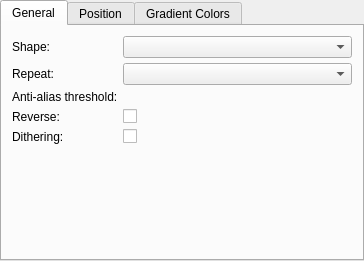
<?xml version="1.0" encoding="UTF-8"?>
<ui version="4.0">
 <author>
    SPDX-FileCopyrightText: none
    SPDX-License-Identifier: GPL-3.0-or-later
  </author>
 <class>GradientGeneratorConfigWidget</class>
 <widget class="QWidget" name="GradientGeneratorConfigWidget">
  <property name="geometry">
   <rect>
    <x>0</x>
    <y>0</y>
    <width>364</width>
    <height>261</height>
   </rect>
  </property>
  <property name="minimumSize">
   <size>
    <width>0</width>
    <height>175</height>
   </size>
  </property>
  <layout class="QVBoxLayout" name="verticalLayout">
   <property name="spacing">
    <number>0</number>
   </property>
   <property name="leftMargin">
    <number>0</number>
   </property>
   <property name="topMargin">
    <number>0</number>
   </property>
   <property name="rightMargin">
    <number>0</number>
   </property>
   <property name="bottomMargin">
    <number>0</number>
   </property>
   <item>
    <widget class="QTabWidget" name="tabWidget">
     <property name="currentIndex">
      <number>0</number>
     </property>
     <property name="usesScrollButtons">
      <bool>false</bool>
     </property>
     <widget class="QWidget" name="tabGeneral">
      <attribute name="title">
       <string>General</string>
      </attribute>
      <layout class="QVBoxLayout" name="verticalLayout_8" stretch="0,1">
       <property name="spacing">
        <number>0</number>
       </property>
       <property name="leftMargin">
        <number>10</number>
       </property>
       <property name="topMargin">
        <number>10</number>
       </property>
       <property name="rightMargin">
        <number>10</number>
       </property>
       <property name="bottomMargin">
        <number>10</number>
       </property>
       <item>
        <layout class="QFormLayout" name="formLayout">
         <property name="fieldGrowthPolicy">
          <enum>QFormLayout::AllNonFixedFieldsGrow</enum>
         </property>
         <property name="horizontalSpacing">
          <number>5</number>
         </property>
         <property name="verticalSpacing">
          <number>5</number>
         </property>
         <item row="0" column="0">
          <widget class="QLabel" name="labelShape">
           <property name="text">
            <string>Shape:</string>
           </property>
          </widget>
         </item>
         <item row="0" column="1">
          <widget class="QComboBox" name="comboBoxShape"/>
         </item>
         <item row="1" column="0">
          <widget class="QLabel" name="labelRepeat">
           <property name="text">
            <string>Repeat:</string>
           </property>
          </widget>
         </item>
         <item row="1" column="1">
          <widget class="QComboBox" name="comboBoxRepeat"/>
         </item>
         <item row="2" column="0">
          <widget class="QLabel" name="labelAntiAliasThreshold">
           <property name="text">
            <string>Anti-alias threshold:</string>
           </property>
          </widget>
         </item>
         <item row="2" column="1">
          <widget class="KisDoubleSliderSpinBox" name="sliderAntiAliasThreshold" native="true">
           <property name="focusPolicy">
            <enum>Qt::WheelFocus</enum>
           </property>
          </widget>
         </item>
         <item row="3" column="0">
          <widget class="QLabel" name="labelReverse">
           <property name="text">
            <string>Reverse:</string>
           </property>
          </widget>
         </item>
         <item row="3" column="1">
          <widget class="QCheckBox" name="checkBoxReverse">
           <property name="text">
            <string/>
           </property>
          </widget>
         </item>
         <item row="4" column="0">
          <widget class="QLabel" name="labelDither">
           <property name="text">
            <string>Dithering:</string>
           </property>
          </widget>
         </item>
         <item row="4" column="1">
          <widget class="QCheckBox" name="checkBoxDither">
           <property name="text">
            <string/>
           </property>
          </widget>
         </item>
        </layout>
       </item>
       <item>
        <spacer name="verticalSpacer">
         <property name="orientation">
          <enum>Qt::Vertical</enum>
         </property>
         <property name="sizeHint" stdset="0">
          <size>
           <width>0</width>
           <height>0</height>
          </size>
         </property>
        </spacer>
       </item>
      </layout>
     </widget>
     <widget class="QWidget" name="tabPosition">
      <attribute name="title">
       <string>Position</string>
      </attribute>
      <layout class="QVBoxLayout" name="verticalLayout_9" stretch="0,1">
       <property name="spacing">
        <number>0</number>
       </property>
       <property name="leftMargin">
        <number>10</number>
       </property>
       <property name="topMargin">
        <number>10</number>
       </property>
       <property name="rightMargin">
        <number>10</number>
       </property>
       <property name="bottomMargin">
        <number>10</number>
       </property>
       <item>
        <layout class="QFormLayout" name="formLayout_2">
         <property name="fieldGrowthPolicy">
          <enum>QFormLayout::AllNonFixedFieldsGrow</enum>
         </property>
         <property name="horizontalSpacing">
          <number>10</number>
         </property>
         <property name="verticalSpacing">
          <number>10</number>
         </property>
         <item row="0" column="0">
          <widget class="QLabel" name="labelStartPosition">
           <property name="text">
            <string comment="Start position of the gradient">Start:</string>
           </property>
          </widget>
         </item>
         <item row="0" column="1">
          <layout class="QGridLayout" name="gridLayout" rowstretch="0,0" columnstretch="0,0,1">
           <property name="spacing">
            <number>5</number>
           </property>
           <item row="0" column="2">
            <widget class="QComboBox" name="comboBoxStartPositionXUnits"/>
           </item>
           <item row="1" column="2">
            <widget class="QComboBox" name="comboBoxStartPositionYUnits"/>
           </item>
           <item row="0" column="1">
            <widget class="QDoubleSpinBox" name="spinBoxStartPositionX">
             <property name="alignment">
              <set>Qt::AlignRight|Qt::AlignTrailing|Qt::AlignVCenter</set>
             </property>
             <property name="minimum">
              <double>-50000.000000000000000</double>
             </property>
             <property name="maximum">
              <double>50000.000000000000000</double>
             </property>
             <property name="value">
              <double>0.000000000000000</double>
             </property>
            </widget>
           </item>
           <item row="1" column="1">
            <widget class="QDoubleSpinBox" name="spinBoxStartPositionY">
             <property name="alignment">
              <set>Qt::AlignRight|Qt::AlignTrailing|Qt::AlignVCenter</set>
             </property>
             <property name="minimum">
              <double>-50000.000000000000000</double>
             </property>
             <property name="maximum">
              <double>50000.000000000000000</double>
             </property>
             <property name="value">
              <double>50.000000000000000</double>
             </property>
            </widget>
           </item>
           <item row="0" column="0">
            <widget class="QLabel" name="label">
             <property name="text">
              <string>X:</string>
             </property>
             <property name="alignment">
              <set>Qt::AlignRight|Qt::AlignTrailing|Qt::AlignVCenter</set>
             </property>
            </widget>
           </item>
           <item row="1" column="0">
            <widget class="QLabel" name="label_2">
             <property name="text">
              <string>Y:</string>
             </property>
             <property name="alignment">
              <set>Qt::AlignRight|Qt::AlignTrailing|Qt::AlignVCenter</set>
             </property>
            </widget>
           </item>
          </layout>
         </item>
         <item row="2" column="0">
          <widget class="QLabel" name="labelEndPosition">
           <property name="text">
            <string comment="End position of the gradient">End:</string>
           </property>
          </widget>
         </item>
         <item row="2" column="1">
          <layout class="QVBoxLayout" name="verticalLayout_2">
           <property name="spacing">
            <number>5</number>
           </property>
           <item>
            <layout class="QHBoxLayout" name="horizontalLayout" stretch="0,1">
             <property name="spacing">
              <number>0</number>
             </property>
             <item>
              <layout class="QHBoxLayout" name="horizontalLayout_2">
               <property name="spacing">
                <number>5</number>
               </property>
               <item>
                <widget class="QRadioButton" name="radioButtonEndPositionCartesianCoordinates">
                 <property name="text">
                  <string>Cartesian Coordinates</string>
                 </property>
                 <property name="checked">
                  <bool>true</bool>
                 </property>
                 <attribute name="buttonGroup">
                  <string notr="true">buttonGroupEndPositionCoordinates</string>
                 </attribute>
                </widget>
               </item>
               <item>
                <widget class="QRadioButton" name="radioButtonEndPositionPolarCoordinates">
                 <property name="text">
                  <string>Polar Coordinates</string>
                 </property>
                 <property name="checked">
                  <bool>false</bool>
                 </property>
                 <attribute name="buttonGroup">
                  <string notr="true">buttonGroupEndPositionCoordinates</string>
                 </attribute>
                </widget>
               </item>
              </layout>
             </item>
             <item>
              <spacer name="horizontalSpacer">
               <property name="orientation">
                <enum>Qt::Horizontal</enum>
               </property>
               <property name="sizeHint" stdset="0">
                <size>
                 <width>40</width>
                 <height>20</height>
                </size>
               </property>
              </spacer>
             </item>
            </layout>
           </item>
           <item>
            <widget class="QStackedWidget" name="stackedWidgetEndPosition">
             <property name="currentIndex">
              <number>0</number>
             </property>
             <widget class="QWidget" name="stackedWidgetPageEndPositionCartesian">
              <layout class="QGridLayout" name="gridLayout_3" columnstretch="0,0,1,1">
               <property name="leftMargin">
                <number>0</number>
               </property>
               <property name="topMargin">
                <number>0</number>
               </property>
               <property name="rightMargin">
                <number>0</number>
               </property>
               <property name="bottomMargin">
                <number>0</number>
               </property>
               <property name="spacing">
                <number>5</number>
               </property>
               <item row="0" column="1">
                <widget class="QDoubleSpinBox" name="spinBoxEndPositionX">
                 <property name="alignment">
                  <set>Qt::AlignRight|Qt::AlignTrailing|Qt::AlignVCenter</set>
                 </property>
                 <property name="minimum">
                  <double>-50000.000000000000000</double>
                 </property>
                 <property name="maximum">
                  <double>50000.000000000000000</double>
                 </property>
                 <property name="value">
                  <double>100.000000000000000</double>
                 </property>
                </widget>
               </item>
               <item row="0" column="2">
                <widget class="QComboBox" name="comboBoxEndPositionXUnits"/>
               </item>
               <item row="1" column="3">
                <widget class="QComboBox" name="comboBoxEndPositionYPositioning"/>
               </item>
               <item row="0" column="3">
                <widget class="QComboBox" name="comboBoxEndPositionXPositioning"/>
               </item>
               <item row="1" column="2">
                <widget class="QComboBox" name="comboBoxEndPositionYUnits"/>
               </item>
               <item row="1" column="1">
                <widget class="QDoubleSpinBox" name="spinBoxEndPositionY">
                 <property name="alignment">
                  <set>Qt::AlignRight|Qt::AlignTrailing|Qt::AlignVCenter</set>
                 </property>
                 <property name="minimum">
                  <double>-50000.000000000000000</double>
                 </property>
                 <property name="maximum">
                  <double>50000.000000000000000</double>
                 </property>
                 <property name="value">
                  <double>50.000000000000000</double>
                 </property>
                </widget>
               </item>
               <item row="0" column="0">
                <widget class="QLabel" name="label_3">
                 <property name="text">
                  <string>X:</string>
                 </property>
                 <property name="alignment">
                  <set>Qt::AlignRight|Qt::AlignTrailing|Qt::AlignVCenter</set>
                 </property>
                </widget>
               </item>
               <item row="1" column="0">
                <widget class="QLabel" name="label_4">
                 <property name="text">
                  <string>Y:</string>
                 </property>
                 <property name="alignment">
                  <set>Qt::AlignRight|Qt::AlignTrailing|Qt::AlignVCenter</set>
                 </property>
                </widget>
               </item>
              </layout>
             </widget>
             <widget class="QWidget" name="stackedWidgetPageEndPositionPolar">
              <layout class="QFormLayout" name="formLayout_3">
               <property name="horizontalSpacing">
                <number>5</number>
               </property>
               <property name="verticalSpacing">
                <number>5</number>
               </property>
               <property name="leftMargin">
                <number>0</number>
               </property>
               <property name="topMargin">
                <number>0</number>
               </property>
               <property name="rightMargin">
                <number>0</number>
               </property>
               <property name="bottomMargin">
                <number>0</number>
               </property>
               <item row="0" column="0">
                <widget class="QLabel" name="label_6">
                 <property name="text">
                  <string>Angle:</string>
                 </property>
                </widget>
               </item>
               <item row="1" column="0">
                <widget class="QLabel" name="label_5">
                 <property name="text">
                  <string>Distance:</string>
                 </property>
                 <property name="alignment">
                  <set>Qt::AlignRight|Qt::AlignTrailing|Qt::AlignVCenter</set>
                 </property>
                </widget>
               </item>
               <item row="1" column="1">
                <layout class="QHBoxLayout" name="horizontalLayout_3" stretch="0,1">
                 <property name="spacing">
                  <number>5</number>
                 </property>
                 <item>
                  <widget class="QDoubleSpinBox" name="spinBoxEndPositionDistance">
                   <property name="alignment">
                    <set>Qt::AlignRight|Qt::AlignTrailing|Qt::AlignVCenter</set>
                   </property>
                   <property name="minimum">
                    <double>-50000.000000000000000</double>
                   </property>
                   <property name="maximum">
                    <double>50000.000000000000000</double>
                   </property>
                   <property name="value">
                    <double>100.000000000000000</double>
                   </property>
                  </widget>
                 </item>
                 <item>
                  <widget class="QComboBox" name="comboBoxEndPositionDistanceUnits"/>
                 </item>
                </layout>
               </item>
               <item row="0" column="1">
                <widget class="KisAngleSelector" name="angleSelectorEndPositionAngle" native="true"/>
               </item>
              </layout>
             </widget>
            </widget>
           </item>
          </layout>
         </item>
        </layout>
       </item>
       <item>
        <spacer name="verticalSpacer_2">
         <property name="orientation">
          <enum>Qt::Vertical</enum>
         </property>
         <property name="sizeHint" stdset="0">
          <size>
           <width>0</width>
           <height>0</height>
          </size>
         </property>
        </spacer>
       </item>
      </layout>
     </widget>
     <widget class="QWidget" name="tabGradientColors">
      <attribute name="title">
       <string>Gradient Colors</string>
      </attribute>
      <layout class="QVBoxLayout" name="verticalLayout_4" stretch="0">
       <property name="spacing">
        <number>0</number>
       </property>
       <property name="leftMargin">
        <number>0</number>
       </property>
       <property name="topMargin">
        <number>0</number>
       </property>
       <property name="rightMargin">
        <number>0</number>
       </property>
       <property name="bottomMargin">
        <number>0</number>
       </property>
       <item>
        <widget class="QScrollArea" name="scrollAreaGradientEditor">
         <property name="sizePolicy">
          <sizepolicy hsizetype="Expanding" vsizetype="Ignored">
           <horstretch>0</horstretch>
           <verstretch>0</verstretch>
          </sizepolicy>
         </property>
         <property name="frameShape">
          <enum>QFrame::NoFrame</enum>
         </property>
         <property name="horizontalScrollBarPolicy">
          <enum>Qt::ScrollBarAlwaysOff</enum>
         </property>
         <property name="widgetResizable">
          <bool>true</bool>
         </property>
         <widget class="KisGenericGradientEditor" name="widgetGradientEditor">
          <property name="geometry">
           <rect>
            <x>0</x>
            <y>0</y>
            <width>356</width>
            <height>224</height>
           </rect>
          </property>
         </widget>
        </widget>
       </item>
      </layout>
     </widget>
    </widget>
   </item>
  </layout>
 </widget>
 <customwidgets>
  <customwidget>
   <class>KisDoubleSliderSpinBox</class>
   <extends>QWidget</extends>
   <header location="global">kis_slider_spin_box.h</header>
   <container>1</container>
  </customwidget>
  <customwidget>
   <class>KisGenericGradientEditor</class>
   <extends>QWidget</extends>
   <header location="global">KisGenericGradientEditor.h</header>
   <container>1</container>
  </customwidget>
  <customwidget>
   <class>KisAngleSelector</class>
   <extends>QWidget</extends>
   <header location="global">KisAngleSelector.h</header>
   <container>1</container>
  </customwidget>
 </customwidgets>
 <tabstops>
  <tabstop>tabWidget</tabstop>
  <tabstop>comboBoxShape</tabstop>
  <tabstop>comboBoxRepeat</tabstop>
  <tabstop>sliderAntiAliasThreshold</tabstop>
  <tabstop>checkBoxReverse</tabstop>
  <tabstop>spinBoxStartPositionX</tabstop>
  <tabstop>comboBoxStartPositionXUnits</tabstop>
  <tabstop>spinBoxStartPositionY</tabstop>
  <tabstop>comboBoxStartPositionYUnits</tabstop>
  <tabstop>radioButtonEndPositionCartesianCoordinates</tabstop>
  <tabstop>radioButtonEndPositionPolarCoordinates</tabstop>
  <tabstop>spinBoxEndPositionX</tabstop>
  <tabstop>comboBoxEndPositionXUnits</tabstop>
  <tabstop>comboBoxEndPositionXPositioning</tabstop>
  <tabstop>spinBoxEndPositionY</tabstop>
  <tabstop>comboBoxEndPositionYUnits</tabstop>
  <tabstop>comboBoxEndPositionYPositioning</tabstop>
  <tabstop>spinBoxEndPositionDistance</tabstop>
  <tabstop>comboBoxEndPositionDistanceUnits</tabstop>
 </tabstops>
 <resources/>
 <connections/>
 <buttongroups>
  <buttongroup name="buttonGroupEndPositionCoordinates"/>
 </buttongroups>
</ui>
